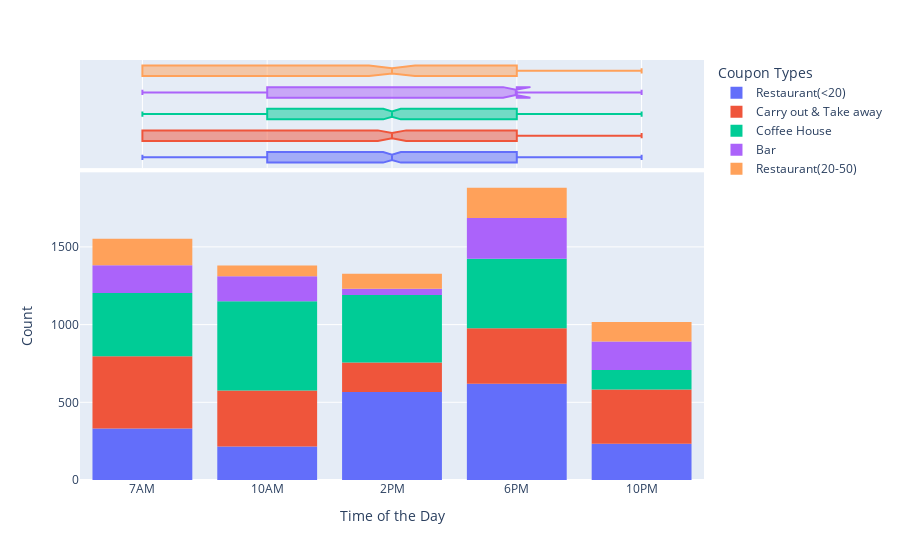

Notebook code for this chart:
### Code cell
histpx=px.histogram(data.query('accepted_coupon=="Yes"')
             ,x='timeOfTheDay'
             ,color='coupon'
             ,marginal='box'
             ,nbins=10).update_layout(xaxis_title="Time of the Day", yaxis_title='Count', legend={'title':'Coupon Types'})
histpx.update_xaxes(categoryarray=['7AM','10AM','2PM','6PM','10PM'])
histpx.show()

### Figure 1 — Plotly figure (JSON) as saved in the notebook; plotly's stock layout.template omitted (floating-point values rounded to 4 significant figures; data arrays with more than 128 entries replaced by an {"elided": "..."} marker saying what was removed)
{"data": [{"alignmentgroup": "True", "bingroup": "x", "hovertemplate": "coupon=Restaurant(<20)<br>timeOfTheDay=%{x}<br>count=%{y}<extra></extra>", "legendgroup": "Restaurant(<20)", "marker": {"color": "#636efa", "pattern": {"shape": ""}}, "name": "Restaurant(<20)", "nbinsx": 10, "offsetgroup": "Restaurant(<20)", "orientation": "v", "showlegend": true, "type": "histogram", "x": {"elided": "1967 str values"}, "xaxis": "x", "yaxis": "y"}, {"alignmentgroup": "True", "hovertemplate": "coupon=Restaurant(<20)<br>timeOfTheDay=%{x}<extra></extra>", "legendgroup": "Restaurant(<20)", "marker": {"color": "#636efa"}, "name": "Restaurant(<20)", "notched": true, "offsetgroup": "Restaurant(<20)", "showlegend": false, "type": "box", "x": {"elided": "1967 str values"}, "xaxis": "x2", "yaxis": "y2"}, {"alignmentgroup": "True", "bingroup": "x", "hovertemplate": "coupon=Carry out & Take away<br>timeOfTheDay=%{x}<br>count=%{y}<extra></extra>", "legendgroup": "Carry out & Take away", "marker": {"color": "#EF553B", "pattern": {"shape": ""}}, "name": "Carry out & Take away", "nbinsx": 10, "offsetgroup": "Carry out & Take away", "orientation": "v", "showlegend": true, "type": "histogram", "x": {"elided": "1720 str values"}, "xaxis": "x", "yaxis": "y"}, {"alignmentgroup": "True", "hovertemplate": "coupon=Carry out & Take away<br>timeOfTheDay=%{x}<extra></extra>", "legendgroup": "Carry out & Take away", "marker": {"color": "#EF553B"}, "name": "Carry out & Take away", "notched": true, "offsetgroup": "Carry out & Take away", "showlegend": false, "type": "box", "x": {"elided": "1720 str values"}, "xaxis": "x2", "yaxis": "y2"}, {"alignmentgroup": "True", "bingroup": "x", "hovertemplate": "coupon=Coffee House<br>timeOfTheDay=%{x}<br>count=%{y}<extra></extra>", "legendgroup": "Coffee House", "marker": {"color": "#00cc96", "pattern": {"shape": ""}}, "name": "Coffee House", "nbinsx": 10, "offsetgroup": "Coffee House", "orientation": "v", "showlegend": true, "type": "histogram", "x": {"elided": "1989 str values"}, "xaxis": "x", "yaxis": "y"}, {"alignmentgroup": "True", "hovertemplate": "coupon=Coffee House<br>timeOfTheDay=%{x}<extra></extra>", "legendgroup": "Coffee House", "marker": {"color": "#00cc96"}, "name": "Coffee House", "notched": true, "offsetgroup": "Coffee House", "showlegend": false, "type": "box", "x": {"elided": "1989 str values"}, "xaxis": "x2", "yaxis": "y2"}, {"alignmentgroup": "True", "bingroup": "x", "hovertemplate": "coupon=Bar<br>timeOfTheDay=%{x}<br>count=%{y}<extra></extra>", "legendgroup": "Bar", "marker": {"color": "#ab63fa", "pattern": {"shape": ""}}, "name": "Bar", "nbinsx": 10, "offsetgroup": "Bar", "orientation": "v", "showlegend": true, "type": "histogram", "x": {"elided": "824 str values"}, "xaxis": "x", "yaxis": "y"}, {"alignmentgroup": "True", "hovertemplate": "coupon=Bar<br>timeOfTheDay=%{x}<extra></extra>", "legendgroup": "Bar", "marker": {"color": "#ab63fa"}, "name": "Bar", "notched": true, "offsetgroup": "Bar", "showlegend": false, "type": "box", "x": {"elided": "824 str values"}, "xaxis": "x2", "yaxis": "y2"}, {"alignmentgroup": "True", "bingroup": "x", "hovertemplate": "coupon=Restaurant(20-50)<br>timeOfTheDay=%{x}<br>count=%{y}<extra></extra>", "legendgroup": "Restaurant(20-50)", "marker": {"color": "#FFA15A", "pattern": {"shape": ""}}, "name": "Restaurant(20-50)", "nbinsx": 10, "offsetgroup": "Restaurant(20-50)", "orientation": "v", "showlegend": true, "type": "histogram", "x": {"elided": "657 str values"}, "xaxis": "x", "yaxis": "y"}, {"alignmentgroup": "True", "hovertemplate": "coupon=Restaurant(20-50)<br>timeOfTheDay=%{x}<extra></extra>", "legendgroup": "Restaurant(20-50)", "marker": {"color": "#FFA15A"}, "name": "Restaurant(20-50)", "notched": true, "offsetgroup": "Restaurant(20-50)", "showlegend": false, "type": "box", "x": {"elided": "657 str values"}, "xaxis": "x2", "yaxis": "y2"}], "layout": {"barmode": "relative", "legend": {"title": {"text": "Coupon Types"}, "tracegroupgap": 0}, "margin": {"t": 60}, "xaxis": {"anchor": "y", "categoryarray": ["7AM", "10AM", "2PM", "6PM", "10PM"], "domain": [0, 1], "title": {"text": "Time of the Day"}}, "xaxis2": {"anchor": "y2", "categoryarray": ["7AM", "10AM", "2PM", "6PM", "10PM"], "domain": [0, 1], "matches": "x", "showgrid": true, "showticklabels": false}, "yaxis": {"anchor": "x", "domain": [0, 0.7326], "title": {"text": "Count"}}, "yaxis2": {"anchor": "x2", "domain": [0.7426, 1], "matches": "y2", "showgrid": false, "showline": false, "showticklabels": false, "ticks": ""}}}
